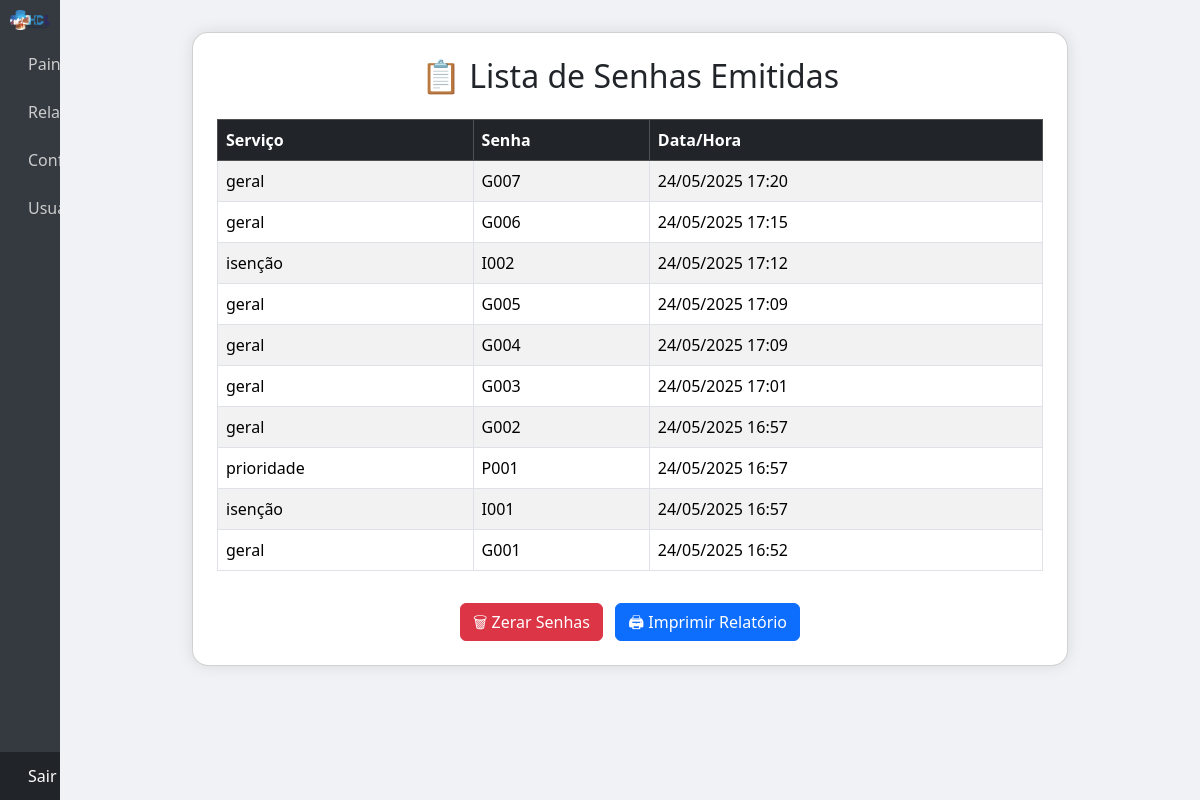
The app's page /relatorios.php (signed in) with its own data.
### tables this page shows
CREATE TABLE IF NOT EXISTS `senhas` (
  `id` int NOT NULL AUTO_INCREMENT,
  `tipo` varchar(20) DEFAULT 'geral',
  `codigo` varchar(10) DEFAULT NULL,
  `servico` varchar(50) DEFAULT 'geral',
  `status` varchar(20) DEFAULT 'aguardando',
  `atendente` varchar(100) DEFAULT NULL,
  `balcao` varchar(50) DEFAULT NULL,
  `chamado_em` datetime DEFAULT NULL,
  `data_criacao` datetime DEFAULT CURRENT_TIMESTAMP,
  `visivel_painel` tinyint(1) DEFAULT '0',
  PRIMARY KEY (`id`)
);

### relatorios.php (the view, shortened to what this page needs)
<?php
require 'conexao.php';
$stmt = $pdo->query("SELECT tipo, codigo, data_criacao FROM senhas ORDER BY data_criacao DESC");
$senhas = $stmt->fetchAll(PDO::FETCH_ASSOC);
?>
<!DOCTYPE html>
<html lang="pt-BR">
<head>
    <link href="https://cdn.jsdelivr.net/npm/bootstrap@5.3.2/dist/css/bootstrap.min.css" rel="stylesheet">
</head>
<body>
<div class="sidebar">
    <img src="logo.png" alt="Logotipo" />
    <a href="painel.php"> <span class="ms-2">Painel</span></a>
    <a href="relatorios.php"> <span class="ms-2">Relatórios</span></a>
    <a href="configuracoes.php"> <span class="ms-2">Configurações</span></a>
    <a href="usuarios.php"> <span class="ms-2">Usuários</span></a>
    <a href="login.php" class="bottom text-white"> <span class="ms-2">Sair</span></a>
</div>
<div class="main">
    <div class="container">
        <div class="card p-4">
            <h2 class="text-center mb-4">📋 Lista de Senhas Emitidas</h2>
            <table class="table table-striped table-bordered">
                <thead class="table-dark">
                    <tr>
                        <th>Serviço</th>
                        <th>Senha</th>
                        <th>Data/Hora</th>
                    </tr>
                </thead>
                <tbody>
                    <?php foreach ($senhas as $senha): ?>
                        <tr>
                            <td><?= htmlspecialchars($senha['tipo']) ?></td>
                            <td><?= htmlspecialchars($senha['codigo']) ?></td>
                            <td><?= date('d/m/Y H:i', strtotime($senha['data_criacao'])) ?></td>
                        </tr>
                    <?php endforeach; ?>
                </tbody>
            </table>
            <div class="text-center mt-3 no-print">
                <form method="post" onsubmit="return confirm('Tem certeza que deseja zerar todas as senhas? Esta ação não pode ser desfeita.');">
                    <button type="submit" name="zerar_senhas" class="btn btn-danger me-2">🗑 Zerar Senhas</button>
                    <button type="button" onclick="window.print()" class="btn btn-primary">🖨 Imprimir Relatório</button>
                </form>
            </div>
        </div>
    </div>
</div>
</body>
</html>

### relatorios.php (style rules this page uses)
body { margin: 0; font-family: 'Segoe UI', sans-serif; background-color: #f0f2f5; display: flex; overflow-x: hidden; }
.sidebar { position: fixed; top: 0; left: 0; height: 100vh; width: 60px; background-color: #343a40; overflow-x: hidden; transition: width 0.3s ease; display: flex; flex-direction: column; align-items: center; z-index: 1000; }
.sidebar img { width: 40px; margin: 10px; transition: all 0.3s ease; }
.sidebar a { width: 100%; color: #ccc; padding: 12px 20px; text-decoration: none; transition: all 0.3s ease; white-space: nowrap; display: flex; align-items: center; }
.sidebar a.bottom { margin-top: auto; background-color: #212529; }
.main { margin-left: 60px; padding: 2rem; transition: margin-left 0.3s ease; flex: 1; }
.container { max-width: 900px; margin: auto; }
.card { border-radius: 1rem; box-shadow: 0 0 1rem rgba(0,0,0,0.1); background-color: #fff; }
.table th, .table td { vertical-align: middle; }

### records on screen
senhas: tipo "geral", codigo "G007", data_criacao "24/05/2025 17:20"
senhas: tipo "geral", codigo "G006", data_criacao "24/05/2025 17:15"
senhas: tipo "isenção", codigo "I002", data_criacao "24/05/2025 17:12"
senhas: tipo "geral", codigo "G005", data_criacao "24/05/2025 17:09"
senhas: tipo "geral", codigo "G004", data_criacao "24/05/2025 17:09"
senhas: tipo "geral", codigo "G003", data_criacao "24/05/2025 17:01"
senhas: tipo "geral", codigo "G002", data_criacao "24/05/2025 16:57"
senhas: tipo "prioridade", codigo "P001", data_criacao "24/05/2025 16:57"
senhas: tipo "isenção", codigo "I001", data_criacao "24/05/2025 16:57"
senhas: tipo "geral", codigo "G001", data_criacao "24/05/2025 16:52"
